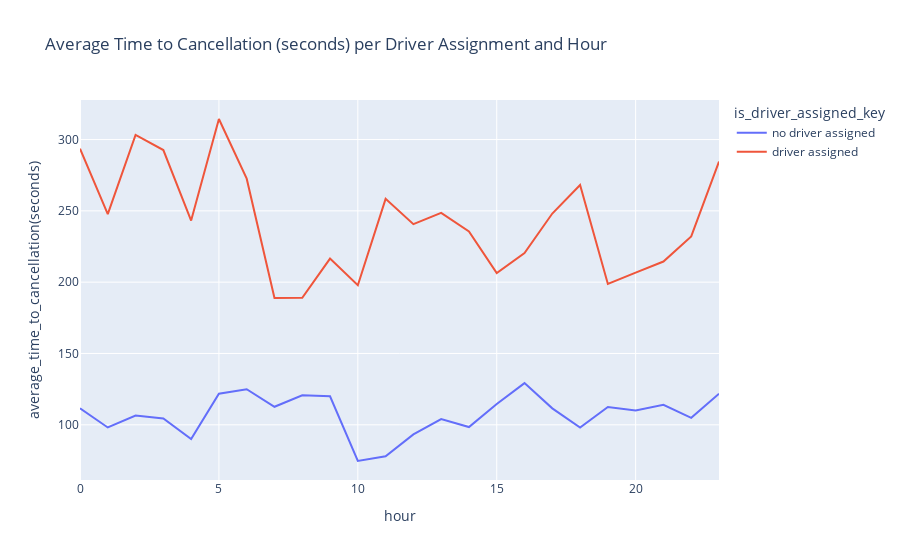

Notebook code cell kept with this figure:
### Code cell
#Average time to Cancellation by the hour
data = orders[['is_driver_assigned_key', 'hour', 'cancellations_time_in_seconds']]
data = data.groupby(['is_driver_assigned_key', 'hour']).mean('cancellations_time_in_seconds').reset_index().rename(columns = {'cancellations_time_in_seconds':'average_time_to_cancellation(seconds)'})
data['is_driver_assigned_key'] = data['is_driver_assigned_key'].replace(0, 'no driver assigned')
data['is_driver_assigned_key'] = data['is_driver_assigned_key'].replace(1, 'driver assigned')
data['average_time_to_cancellation(seconds)'] = data['average_time_to_cancellation(seconds)'].round(2)
data

fig = px.line(data,
             x = 'hour',
             y = 'average_time_to_cancellation(seconds)',
             color = 'is_driver_assigned_key',
             title = 'Average Time to Cancellation (seconds) per Driver Assignment and Hour')
fig.show()
data

### Figure 1 — Plotly figure (JSON) as saved in the notebook; plotly's stock layout.template omitted (floating-point values rounded to 4 significant figures)
{"data": [{"hovertemplate": "is_driver_assigned_key=no driver assigned<br>hour=%{x}<br>average_time_to_cancellation(seconds)=%{y}<extra></extra>", "legendgroup": "no driver assigned", "line": {"color": "#636efa", "dash": "solid"}, "marker": {"symbol": "circle"}, "mode": "lines", "name": "no driver assigned", "orientation": "v", "showlegend": true, "type": "scatter", "x": [0, 1, 2, 3, 4, 5, 6, 7, 8, 9, 10, 11, 12, 13, 14, 15, 16, 17, 18, 19, 20, 21, 22, 23], "xaxis": "x", "y": [111.6, 98.13, 106.4, 104.4, 90, 121.8, 125.0, 112.6, 120.7, 120, 74.61, 77.95, 93.28, 104.0, 98.42, 114.6, 129.2, 111.5, 98.09, 112.5, 110.1, 114.0, 104.9, 121.8], "yaxis": "y"}, {"hovertemplate": "is_driver_assigned_key=driver assigned<br>hour=%{x}<br>average_time_to_cancellation(seconds)=%{y}<extra></extra>", "legendgroup": "driver assigned", "line": {"color": "#EF553B", "dash": "solid"}, "marker": {"symbol": "circle"}, "mode": "lines", "name": "driver assigned", "orientation": "v", "showlegend": true, "type": "scatter", "x": [0, 1, 2, 3, 4, 5, 6, 7, 8, 9, 10, 11, 12, 13, 14, 15, 16, 17, 18, 19, 20, 21, 22, 23], "xaxis": "x", "y": [293.6, 247.7, 303.3, 292.6, 243.2, 314.4, 272.6, 188.9, 189.0, 216.5, 197.9, 258.4, 240.7, 248.5, 235.6, 206.3, 220.5, 248.1, 268.1, 198.7, 206.7, 214.5, 232.1, 284.6], "yaxis": "y"}], "layout": {"autosize": true, "legend": {"title": {"text": "is_driver_assigned_key"}, "tracegroupgap": 0}, "title": {"text": "Average Time to Cancellation (seconds) per Driver Assignment and Hour"}, "xaxis": {"anchor": "y", "autorange": true, "domain": [0, 1], "range": [0, 23], "title": {"text": "hour"}, "type": "linear"}, "yaxis": {"anchor": "x", "autorange": true, "domain": [0, 1], "range": [61.29, 327.7], "title": {"text": "average_time_to_cancellation(seconds)"}, "type": "linear"}}}
